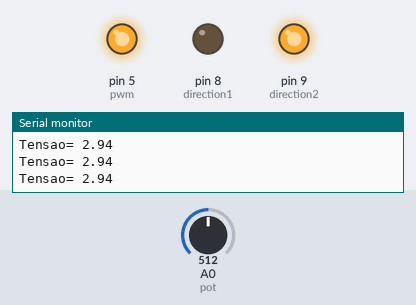
Simulated run of this sketch. Board: Arduino Uno, built with avr-gcc and run on an emulated ATmega328P. On the bench: output pins drawn as LEDs (lit = HIGH), the last lines printed to the serial monitor. The inputs (shaded band) are chosen by the test bench; at power-on: A0 (pot) = 512.

Above: at 1.2 s.
1.3 s: A0 (pot) set to 6
4.3 s: A0 (pot) set to 3
At 5.4 s:
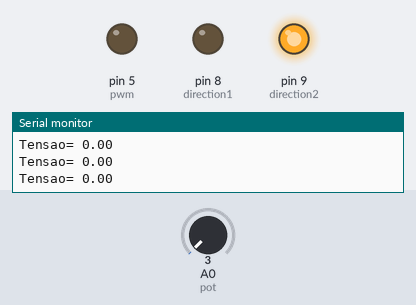
5.8 s: A0 (pot) set to 122
At 6.5 s:
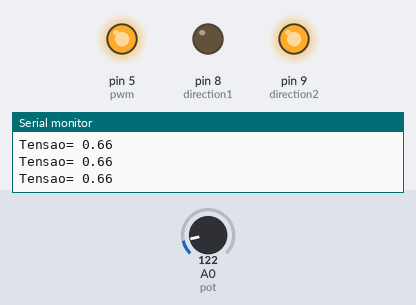
7.3 s: A0 (pot) set to 0
At 7.6 s:
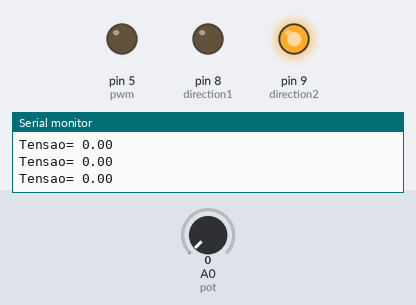
Timing chart, 0 to 10.3 s (numbered marks = the images above; inputs shaded):
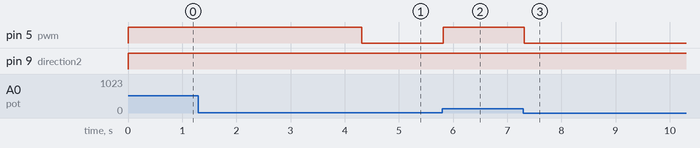

The sketch:

speed_ctrl_air_cooler.ino
```cpp
#define pwm 5
#define direction1 8
#define direction2 9
#define pot A0


void setup() {
  pinMode(pot,INPUT);
  pinMode(pwm,OUTPUT);
  pinMode(direction1,OUTPUT);
  pinMode(direction2,OUTPUT);
  Serial.begin(9600);


}

void Controle_velocidade(float tensao, int potenciometro){
  Serial.print("Tensao= ");
  Serial.println(tensao);
  digitalWrite(pwm,potenciometro);
  digitalWrite(direction1,LOW);
  digitalWrite(direction2,HIGH);

  }

void loop() {
 int potenciometro = 0;
 int duty_cycle = 0;
 float vout = 0;

 potenciometro = analogRead(pot);


 potenciometro = map(potenciometro, 0, 1023, 0, 255);

 duty_cycle = map(potenciometro,0,255,0,100);

 vout = (duty_cycle/100.0)*6.0;

 Controle_velocidade(vout,potenciometro);


}
```

Measured:
- the behaviour switches between 5 and 4 on A0 (pot) (found by bisection; images 0 and 1)
- after the input at 4.3 s, pin 5 (pwm): HIGH → LOW at once
- after the input at 5.8 s, pin 5 (pwm): LOW → HIGH at once
- after the input at 7.3 s, pin 5 (pwm): HIGH → LOW at once
